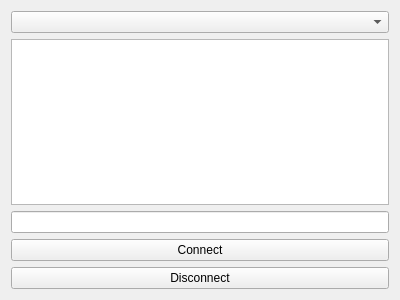
<?xml version="1.0" encoding="UTF-8"?>
<ui version="4.0">
 <class>intelibox_I</class>
 <widget class="QWidget" name="intelibox_I">
  <property name="geometry">
   <rect>
    <x>0</x>
    <y>0</y>
    <width>400</width>
    <height>300</height>
   </rect>
  </property>
  <property name="windowTitle">
   <string>Intelibox_I</string>
  </property>
  <layout class="QVBoxLayout" name="verticalLayout">
   <item>
    <widget class="QComboBox" name="serialPortComboBox"/>
   </item>
   <item>
    <widget class="QTextEdit" name="consoleOutput"/>
   </item>
   <item>
    <widget class="QLineEdit" name="consoleInput"/>
   </item>
   <item>
    <widget class="QPushButton" name="connectButton">
     <property name="text">
      <string>Connect</string>
     </property>
    </widget>
   </item>
   <item>
    <widget class="QPushButton" name="disconnectButton">
     <property name="text">
      <string>Disconnect</string>
     </property>
    </widget>
   </item>
  </layout>
 </widget>
 <resources/>
 <connections/>
</ui>
